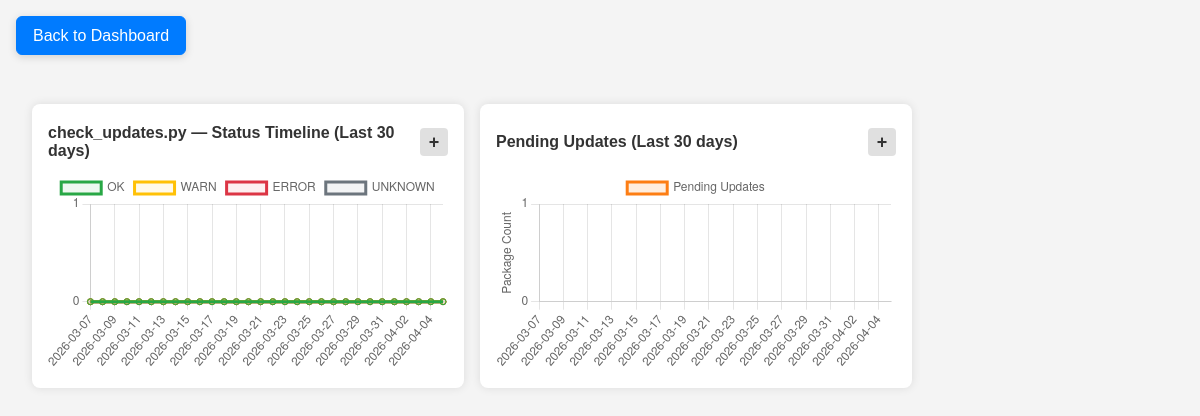
The app's page /stats.php?check=check_updates.py (signed in), older data.
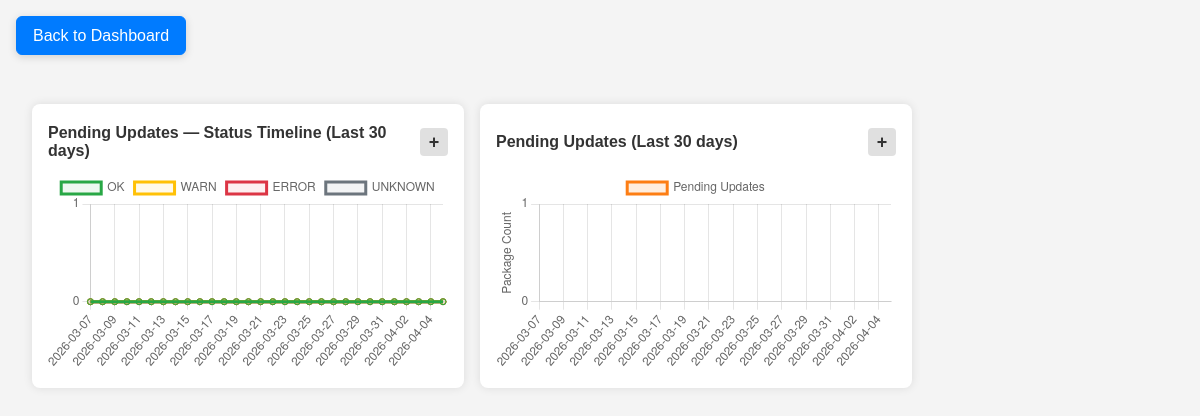
The same page, newer data.
### tables this page shows
CREATE TABLE IF NOT EXISTS checks (
    id INT AUTO_INCREMENT PRIMARY KEY,
    script_name VARCHAR(100) UNIQUE NOT NULL,
    title VARCHAR(150) NOT NULL,
    interval_minutes INT DEFAULT 5,
    parameters VARCHAR(255) DEFAULT '',
    enabled BOOLEAN DEFAULT TRUE,
    sudo BOOLEAN DEFAULT FALSE,
    last_run TIMESTAMP NULL,
    next_run TIMESTAMP NULL
);

### www/stats.php (the view, shortened to what this page needs)
<?php
$pdo = getDB();
$check_name = $_GET['check'] ?? '';
$stmt = $pdo->prepare("SELECT title FROM checks WHERE script_name = ?");
$stmt->execute([$check_name]);
$title = $stmt->fetchColumn() ?: $check_name;
$is_updates    = ($check_name === 'check_updates.py');
?>
<!DOCTYPE html>
<html lang="en">
<head>
    <link rel="stylesheet" href="style.css">
</head>
<body class="subpage">
    <a href="index.php" class="sticky-back-btn">Back to Dashboard</a>
    <main>
        <div class="chart-widgets">
            <div class="chart-container">
                <div class="chart-container-header">
                    <h2><?php echo htmlspecialchars($title); ?> &mdash; Status Timeline (Last 30 days)</h2>
                    <button class="chart-expand-btn" data-chart="stats" title="Expand" aria-label="Expand">+</button>
                </div>
                <canvas id="statsChart"></canvas>
            </div>
            <?php if ($is_updates): ?>
            <div class="chart-container">
                <div class="chart-container-header">
                    <h2>Pending Updates (Last 30 days)</h2>
                    <button class="chart-expand-btn" data-chart="pendingUpdates" title="Expand" aria-label="Expand">+</button>
                </div>
                <canvas id="pendingUpdatesChart"></canvas>
            </div>
            <?php endif; ?>
        </div>
    </main>
</body>
</html>

### www/style.css (style rules this page uses)
body { font-family: Arial, sans-serif; margin: 0; padding: 0; background-color: #f4f4f4; color: #333; transition: background-color 0.3s, color 0.3s; }
body.subpage { padding-top: 4.5rem; }
input, button { display: block; width: 100%; margin: 0.5rem 0; padding: 0.5rem; border: 1px solid #ccc; border-radius: 4px; }
button { background: #007bff; color: white; cursor: pointer; }
.chart-widgets { display: flex; flex-wrap: wrap; gap: 1rem; margin: 2rem; }
.chart-container { background: white; padding: 1rem; border-radius: 8px; box-shadow: 0 0 10px rgba(0,0,0,0.1); max-width: 400px; flex: 1 1 300px; min-width: 0; }
.chart-container-header { display: flex; align-items: center; justify-content: space-between; margin-bottom: 0.5rem; }
.chart-container-header h2 { margin: 0; font-size: 1rem; }
.chart-expand-btn { width: 28px; min-width: 28px; height: 28px; padding: 0; border: none; border-radius: 4px; background: rgba(0,0,0,0.12); color: inherit; font-size: 18px; font-weight: bold; cursor: pointer; display: inline-flex; align-items: center; justify-content: center; }
.sticky-back-btn { position: fixed; top: 1rem; left: 1rem; z-index: 1000; display: inline-block; padding: 0.6rem 1rem; background: #007bff; color: white; text-decoration: none; border: 1px solid #007bff; border-radius: 6px; box-shadow: 0 2px 8px rgba(0, 0, 0, 0.15); }

Row changes from the older to the newer data that the page shows:
added checks: title "Pending Updates"
Text that changed along with them:
$title: "check_updates.py" → (not shown)
